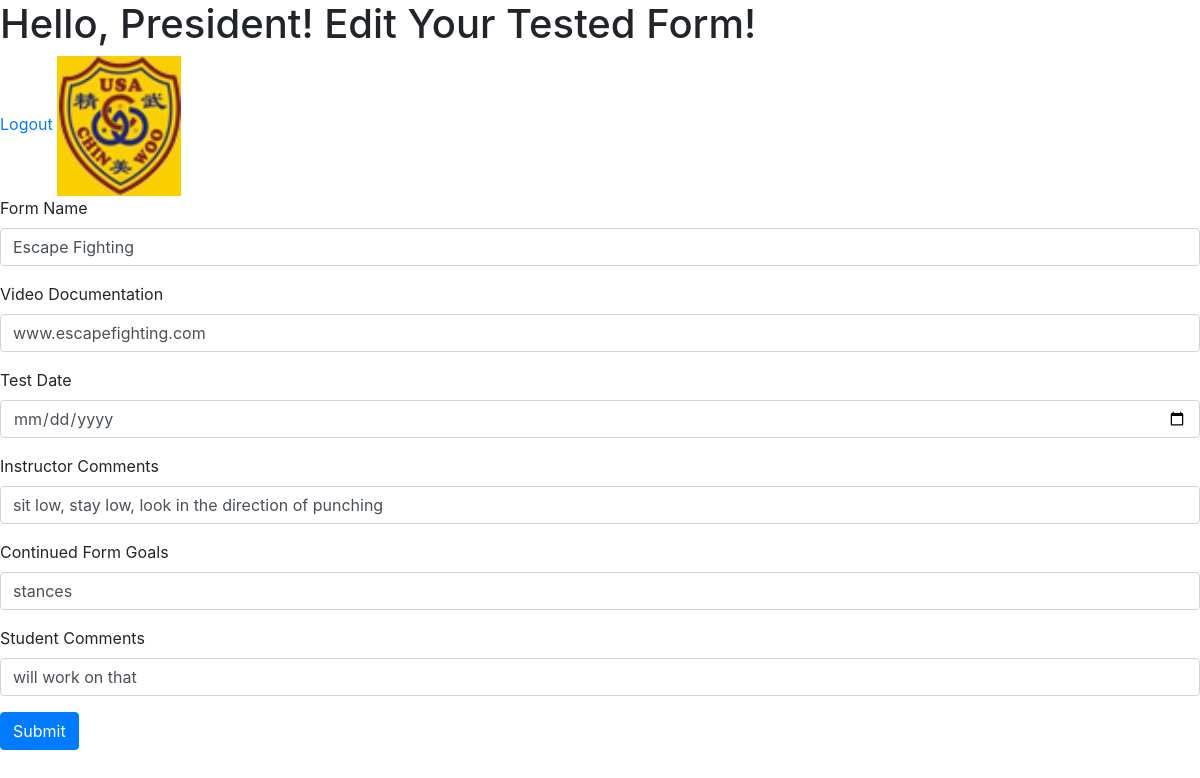
The page /students/1/edit_tf_page (signed in) on the database its author committed.
### home/models.py (models this page shows, shortened)
class User(models.Model):
    first_name = models.CharField(max_length=255)
    last_name = models.CharField(max_length=255)
    email = models.EmailField(unique=True)
    password = models.CharField(max_length=255)
    created_at = models.DateTimeField(auto_now_add=True)
    updated_at = models.DateTimeField(auto_now=True)
    objects = UserManager()

### students/models.py (models this page shows)
class TestedForm(models.Model):
    form_name = models.CharField(max_length=255)
    video_doc = models.CharField(max_length=255)
    test_date = models.DateField()
    inst_comments = models.CharField(max_length=255)
    contd_form_goals = models.CharField(max_length=255)
    student_comments = models.CharField(max_length=255)
    tested_form = models.ManyToManyField(User, related_name="users_tf")
    objects = TestedFormManager()

### students/views.py (the view)
# urls.py: path('<int:tested_form_id>/edit_tf_page', views.edit_tf_page),
def edit_tf_page(request, tested_form_id):
    this_user = User.objects.get(id=request.session['user_id'])
    one_tested_form = TestedForm.objects.get(id=tested_form_id)
    context = {
        'tested_form': one_tested_form,
        'this_user': this_user
    }
    return render(request, 'students/edit_tf.html', context)

### students/templates/students/edit_tf.html (shortened to what this page needs)
<!DOCTYPE html>
<html lang="en">
<head>
    <link href="https://stackpath.bootstrapcdn.com/bootstrap/4.5.0/css/bootstrap.min.css" rel="stylesheet">
    {% load static %}
    <link rel="stylesheet" href="{% static 'style.css' %}">
</head>
<body>
    <section>
        <h1>Hello, {{ this_user.first_name }}! Edit Your Tested Form! </h1>
        <a href="/logout">Logout</a>   <img src= "{% static 'images1/USA_chinwoo.JPG' %}"/>
        <form action="/students/{{tested_form.id}}/updatetf" method="post">
            <div class="form-group">
                <label for="form_name">Form Name</label>
                <input type="text" name="form_name" id="form_name" class="form-control"  value="{{ tested_form.form_name }}">
            </div>
            <div class="form-group">
                <label for="video_doc">Video Documentation</label>
                <input type="text" name="video_doc" id="video_doc" class="form-control"  value="{{ tested_form.video_doc }}">
            </div>
            <div class="form-group">
                <label for="test_date">Test Date</label>
                <input type="date" name="test_date" id="test_date" class="form-control"   value="{{ tested_form.test_date }}">
            </div>
            <div class="form-group">
                <label for="inst_comments">Instructor Comments</label>
                <input type="text" name="inst_comments" id="inst_comments" class="form-control"  value="{{ tested_form.inst_comments }}">
            </div>
            <div class="form-group">
                <label for="contd_form_goals">Continued Form Goals</label>
                <input type="text" name="contd_form_goals" id="contd_form_goals" class="form-control"  value="{{ tested_form.contd_form_goals }}">
            </div>
            <div class="form-group">
                <label for="student_comments">Student Comments</label>
                <input type="text" name="student_comments" id="student_comments" class="form-control"  value="{{ tested_form.student_comments }}">
            </div>
            <button class="btn btn-primary">Submit</button>
        </form>
    </section>

### home/static/css/style.css (style rules this page uses)
body { margin:0px; padding:0px; }
#Footer input, button, option, select { color: black; }

### rows shown on the page
User: first_name "President"
TestedForm: form_name "Escape Fighting", video_doc "www.escapefighting.com", inst_comments "sit low, stay low, look in the direction of punching", contd_form_goals "stances", student_comments "will work on that"
